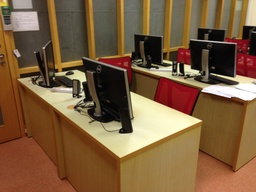
#> input picture assgs/assg2/labPhoto.JPG, 256 x 192 px, shrunk from 1632 x 1224 before the run
$ python assg2.py labPhoto.JPG   (Python 2 division)   (older library calls are emulated)
#> lines starting #> are read from the running program, lines starting #| are printed output that depends on the picture
# CS4243 Assignment 2
# ===================
# Name: Tay Yang Shun
# Matric: A0073063M

import sys
import cv2
import cv2.cv as cv
import numpy as np
import math

# Example usage:
# python assg2.py labPhoto.JPG

IMAGE_FILE_NAME = sys.argv[1]

# Maximum number of corners to return
TRACKING_CORNER_COUNT = 200

# Minimum possible Euclidean distance between the returned corners
TRACKING_MIN_DISTANCE = 9.0

# Threshold
THRESHOLD = 0.001

# Half a window size
SIZE = 5

SQUARE_COLOR = (0, 0, 255, 0)
SQUARE_THICKNESS = 2
SQUARE_LINE_TYPE = 8
SQUARE_SHIFT = 0

colored_image = cv2.imread(IMAGE_FILE_NAME, cv2.CV_LOAD_IMAGE_COLOR)
#> colored_image is the input picture: shape (192, 256, 3); mean B, G, R 61.6, 93.1, 123.6
image = cv2.imread(IMAGE_FILE_NAME, cv2.CV_LOAD_IMAGE_GRAYSCALE)
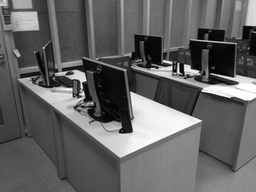
#> image: shape (192, 256); min 0, max 255, mean 98.7
img_height, img_width = image.shape
#> img_height = 192; img_width = 256

def pad_image_border(img):
  # Gives an extra border to the right and bottom of the image
  return np.lib.pad(img, ((0, 1), (0, 1)), 'edge').astype(int)
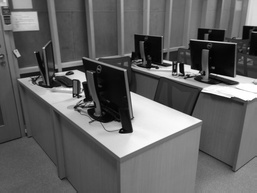
#> returned value: shape (193, 257) int64; min 0, max 255, mean 98.8

# Calculate dI/dx for each pixel
print 'Calculating dI/dx value for each pixel...'
image_Ix = pad_image_border(np.copy(image))
for y in range(img_height):
  for x in range(img_width):
    image_Ix[y][x] = image_Ix[y][x+1] - image_Ix[y][x]
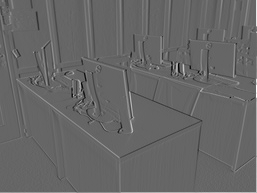
#> image_Ix: shape (193, 257) int64; min -170, max 255, mean 1.2; drawn with min black and max white
print 'Done calculating dI/dx values!'

# Calculate dI/dy for each pixel
print 'Calculating dI/dy value for each pixel...'
image_Iy = pad_image_border(np.copy(image))
for i in range(img_height):
  for j in range(img_width):
    image_Iy[i][j] = image_Iy[i+1][j] - image_Iy[i][j]
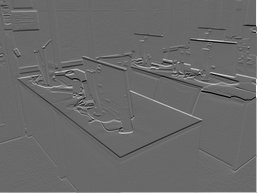
#> image_Iy: shape (193, 257) int64; min -180, max 255, mean 1; drawn with min black and max white
print 'Done calculating dI/dy values!'

image_eigenvalues = np.zeros(image.shape)
print 'Calculating minimum eigenvalues...'
count = 1
total_pixels = len(range(SIZE, img_height - SIZE, SIZE)) * \
                len(range(SIZE, img_width - SIZE, SIZE))
#> total_pixels = 1850
for y in range(SIZE, img_height - SIZE, SIZE):
  for x in range(SIZE, img_width - SIZE, SIZE):
    print 'Calculating minimum eigenvalues:', round(float(count) / total_pixels * 100, 4), '% complete'
    mat = np.zeros((2, 2))
    for v in range(y - SIZE, y + SIZE):
      for u in range(x - SIZE, x + SIZE):
        mat[0][0] += image_Ix[v][u] ** 2
        mat[0][1] += image_Ix[v][u] * image_Iy[v][u]
        mat[1][0] += image_Ix[v][u] * image_Iy[v][u]
        mat[1][1] += image_Iy[v][u] ** 2
    mat /= (2 * SIZE + 1) ** 2
    eigenvalues, eigenvectors = np.linalg.eig(mat)
    min_eigenvalue = min(eigenvalues)
    image_eigenvalues[y][x] = min_eigenvalue
    count += 1
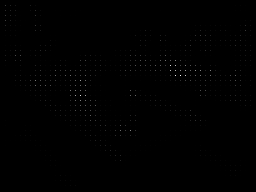
#> image_eigenvalues: shape (192, 256) float64; min 0, max 2099.3, mean 4; drawn with min black and max white
#> after the loop, count = 1851
print 'Done calculating minimum eigenvalues!'

eigenvalues_data = []

# Get a list of eigenvalues and its pixel coordinates
for y in range(SIZE, img_height - SIZE, SIZE):
  for x in range(SIZE, img_width - SIZE, SIZE):
    if image_eigenvalues[y][x] > THRESHOLD:
      eigenvalues_data.append([image_eigenvalues[y][x], (int(x), int(y))])
#> after the loop, eigenvalues_data = 1850 items

corners_list = sorted(eigenvalues_data, key=lambda e: e[0], reverse=True)
#> corners_list = 1850 items

def dist(pt_a, pt_b):
  return math.hypot(pt_a[0] - pt_b[0], pt_a[1] - pt_b[1])

top_corners_list = []
for i in range(TRACKING_CORNER_COUNT):
  if len(corners_list) > 0:
    current_corner = corners_list[0]
    top_corners_list.append(current_corner)
    corners_list.pop(0)
    # Remove remaining corners that are too near to the corner just added
    corners_list = [corner for corner in corners_list if \
                    dist(corner[1], current_corner[1]) > TRACKING_MIN_DISTANCE]
  else:
    break
#> this loop made 200 passes
#> current_corner on passes 1 to 12: [2099.3, (180, 75)], [1854.5, (80, 95)], [1807.3, (170, 65)], [1317.6, (80, 80)], [1167.4, (195, 70)], [1110.6, (130, 130)], [1049.5, (210, 70)], [991.8, (35, 80)], [973.1, (185, 65)], [964.4, (70, 90)], [934.6, (70, 75)], [910.8, (120, 130)]
#> after the loop, corners_list = 694 items; current_corner = [7.83, (35, 35)]; top_corners_list = 200 items

for (eig, pt) in top_corners_list:
  cv2.rectangle(colored_image, (pt[0]-SIZE, pt[1]-SIZE), \
                (pt[0]+SIZE, pt[1]+SIZE), SQUARE_COLOR, \
                SQUARE_THICKNESS, SQUARE_LINE_TYPE, SQUARE_SHIFT)
#> this loop made 200 passes
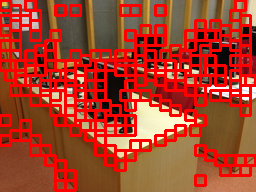
#> colored_image: shape (192, 256, 3); mean B, G, R 41, 63.6, 167.7

# Save new image with good features indicated
file_name, file_extension = IMAGE_FILE_NAME.split('.')
new_file_name = file_name + '-features.' + file_extension
cv2.imwrite(new_file_name, colored_image)
print IMAGE_FILE_NAME, ' with good features marked, saved as \'' + new_file_name + '\''
